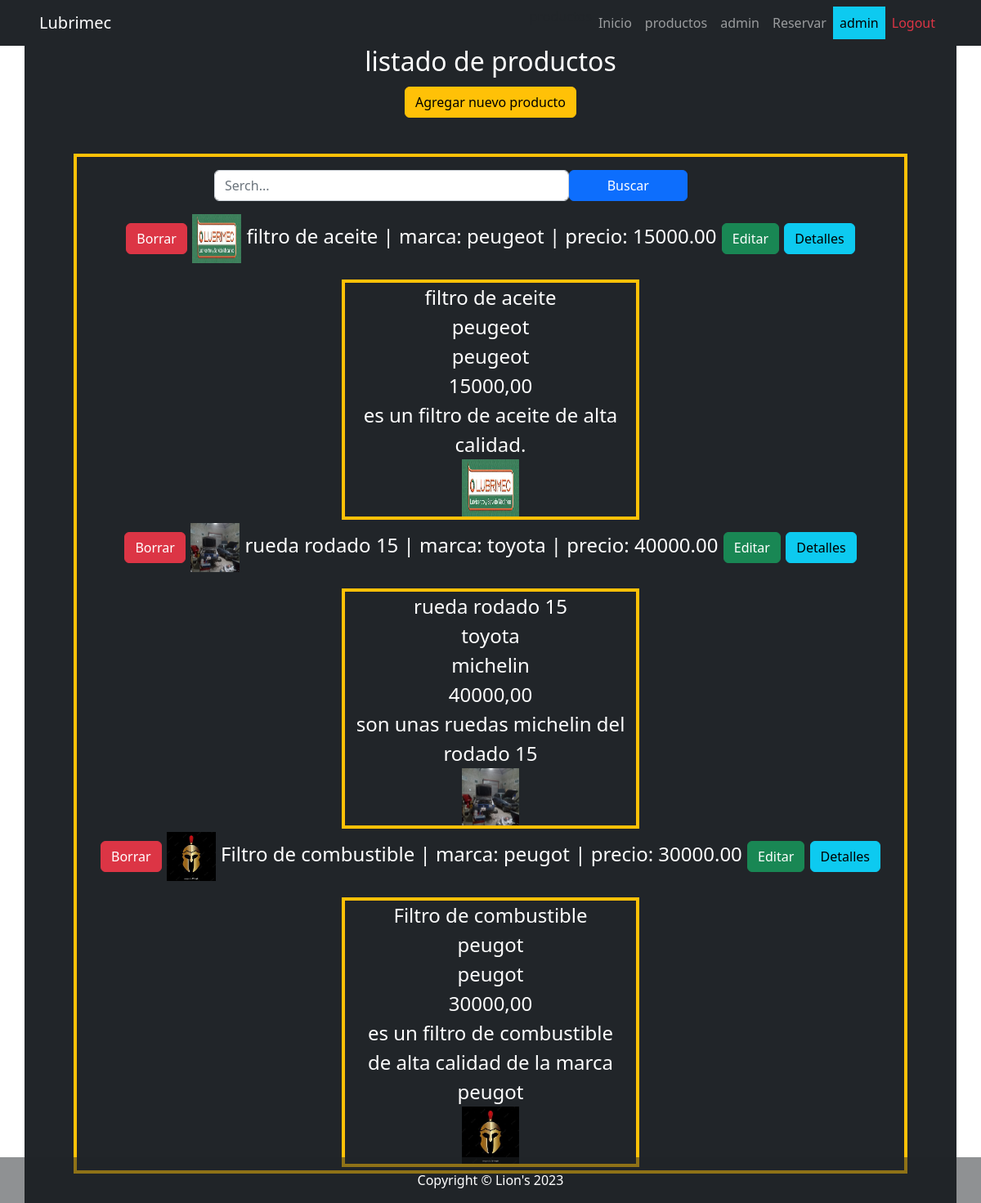
Page /productos/productos/ (signed in) on the committed database.
### apps/productos/models.py (models this page shows)
class ProductoModel(models.Model):
    nombre= models.CharField(max_length=250, blank=False, null=False)
    marca= models.CharField(max_length=250, blank=False, null=False,)
    proveedor= models.CharField(max_length=250, blank=False, null=False,)
    precio= models.DecimalField(max_digits=10, decimal_places=2, default=0,)
    descripcion= models.TextField(max_length=250, blank=True, null=True,)
    imagen= models.ImageField(upload_to= "img_producto", blank= False, null= False)
    def __str__(self) -> str:
        return f"{self.nombre} | marca: {self.marca} | precio: {self.precio}"
    class Meta:
        app_label = "productos"

### apps/productos/views.py (the view)
# urls.py: path("productos/", views.VerProductos, name= "lista_de_productos"),
def VerProductos(request):
    productos= ProductoModel.objects.all()
    context= {"object_list": productos}
    return render(request, "productos/productos_show.html", context)

### apps/productos/templates/productos/productos_show.html
{% extends 'home/index.html' %}
{% block CONTENIDO_INDEX %}
    <div
        {% if user.is_staff %}
            class= "container fs-4 fw-medium bg-dark text-center text-bg-primary"
        {% else %}
            class= "container fs-4 fw-medium bg-secondary text-center text-bg-info"
        {% endif %}>
        <h2>listado de productos</h2>
        {% if user.is_staff %}
            <h2><a class="btn btn-warning" href="{% url 'apps.productos:CreatedProducto' %}">Agregar nuevo producto</a></h2>
        {% endif %}
        <br>
        <div
            {% if user.is_staff %}
                class= "border border-4 border-warning mx-5"
            {% else %}
                class= "border border-4 border-dark mx-5 "
            {% endif %}>
            {% include 'productos/SearchProducto.html' %}
            {% if object_list %}
                {% for obj in object_list %}
                    {% if user.is_staff %}
                    <a class="btn btn-danger" href="{% url 'apps.productos:DeleteProducto' obj.nombre %}">Borrar</a>
                    {% endif %}
                    <img height="60px" width="60px" src="{{ obj.imagen.url }}" alt=" ">  {{obj}}
                    {% if user.is_staff %}
                    <a class="btn btn-success" href="{% url 'apps.productos:UpdateProducto' obj.nombre %}">Editar</a>
                    {% endif %}
                    {% include 'home/slider.html' with titulo="Detalles" SliderId=obj.id cuerpo=obj%}
                {% endfor %}
            {% else %}
                <p>No hay elementos disponibles</p>
            {% endif %}
        </div>
        <br>
    </div>
{% endblock CONTENIDO_INDEX %}

### apps/home/templates/home/nav_var.html (shortened to what this page needs)
<nav class="navbar navbar-expand-lg navbar-dark bg-dark sticky-top">
    <div class="container px-5">
    <a class="navbar-brand " href="/">Lubrimec</a>
    </div>
    <div class="container px-5 ">
        <div class="collapse navbar-collapse" id="navbarSupportedContent">
            <ul class="navbar-nav ms-auto mb-2 mb-lg-0"> productos
                <li class="nav-item"><a class="nav-link {% if  request.path == "/"%}active{% endif %}" href="/">Inicio</a></li>
                <li class="nav-item"><a class="nav-link {% if  request.path == "/productos/"%}active{% endif %}" href={% url 'apps.productos:lista_de_productos' %}  >productos</a></li>
                {% if user.is_authenticated %}
                    {% if user.is_staff %}
                        <li class="nav-item"><a class="nav-link {% if  request.path == "/admin/"%}active{% endif %}" href="/admin/">admin</a></li>
                    {% else %}
                        <li class="nav-item"><a class="nav-link {% if  request.path == "/about/"%}active{% endif %}" href={% url 'home:about' %}>Nosotros</a></li>
                    {% endif %}
                    <li class="nav-item"><a class="nav-link {% if  request.path == "/reservas/"%}active{% endif %}" href={% url 'apps.register:Reservar' %} >Reservar</a></li>
                    <li class="nav-item"><a class="nav-link text-bg-info" href="/perfil/">{{user.username}} </a></li>
                    <li class="nav-item"><a class="nav-link text-danger {% if  request.path == "/logout/"%}active{% endif %}" href="/logout/">Logout</a></li>
                {% endif %}
            </ul>
        </div>
    </div>
</nav>

### apps/home/templates/home/slider.html (shortened to what this page needs)
<button class="btn btn-info" type="button" data-bs-toggle="collapse" data-bs-target="#slider{{SliderId}}" aria-expanded="false" aria-controls="collapseExample">
    {{titulo}}
</button>
<div class="">
    <div class="container border border-dark w-75 text-center">
        <div class="container border {% if  user.is_staff%}border-warning {% else %}border-dark{% endif %} w-50 text-center">
            {{cuerpo.nombre}}<br>
            {{cuerpo.marca}}<br>
            {{cuerpo.proveedor}}<br>
            {{cuerpo.precio}}<br>
            {{cuerpo.descripcion}}<br>
            <img class="mx-auto d-block" height="70px" width="70px" src="{{ obj.imagen.url }}" alt=" ">
        </div>
    </div>
</div>

### rows in the picture
ProductoModel: imagen (picture), nombre+marca+precio "filtro de aceite | marca: peugeot | precio: 15000.00", titulo "Detalles", nombre "filtro de aceite", marca "peugeot", proveedor "peugeot", precio "15000,00", descripcion "es un filtro de aceite de alta calidad."
ProductoModel: imagen (picture), nombre+marca+precio "rueda rodado 15 | marca: toyota | precio: 40000.00", titulo "Detalles", nombre "rueda rodado 15", marca "toyota", proveedor "michelin", precio "40000,00", descripcion "son unas ruedas michelin del rodado 15"
ProductoModel: imagen (picture), nombre+marca+precio "Filtro de combustible | marca: peugot | precio: 30000.00", titulo "Detalles", nombre "Filtro de combustible", marca "peugot", proveedor "peugot", precio "30000,00", descripcion "es un filtro de combustible de alta calidad de la marca peugot"

### other values in the picture
{{ user.username }} "admin"
